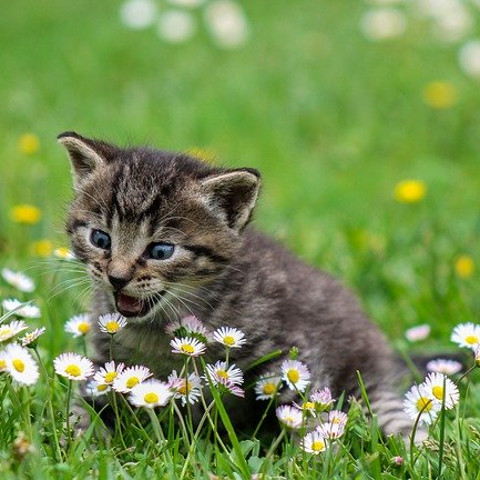
//> input picture day_1/cpp/color_spaces/data/kitty.jpg, 480 x 480 px
$ ./edge_detection ../../../../day_1/cpp/color_spaces/data/kitty.jpg   (built with g++ and OpenCV 4)
//> lines starting //> are read from the running program, lines starting //| are printed output that depends on the picture
/**
 * @file edge_detection.cpp
 * @brief Illustrates Edge Detection using the Canny Edge Detector in OpenCV
 * @author opencv_daily
 * Contact: opencvdaily@gmail.com
 */

// C++ Includes
#include <cstdio>
#include <iostream>
#include <string>

// OpenCV Includes
#include <opencv2/core/core.hpp>
#include "opencv2/highgui/highgui.hpp"
#include "opencv2/imgproc/imgproc.hpp"


using namespace cv;

int low_threshold_value = 0;
const int max_low_threshold_val = 200;  // Max position of slider
const int ratio = 3;
const int kernel_size = 3;

cv::Mat img, img_gray, edges_img, output_img;

cv::String window_name = "Image Edges";


static void TrackbarCannyThresholdCallback(int, void*)
{
  blur(img_gray, edges_img, Size(3,3));
  Canny(edges_img, edges_img, low_threshold_value, low_threshold_value*ratio, kernel_size);
  output_img = Scalar::all(0);
  img.copyTo(output_img, edges_img);
  imshow("Raw Edges", edges_img);
  imshow(window_name, output_img);
}


int main(int argc, char** argv)
{
  if (argc == 1)
  {
    std::cout << "\033[91mEnter File Path for Image and Run Again.\033[m" << std::endl;
  }
  else
  {
    std::string file_name = argv[1];

    img = cv::imread(file_name, 1);
//> img is the input picture: 480 rows x 480 cols, CV_8UC3; mean B, G, R 79.7, 141.6, 115.7

    if (img.empty())
    {
      std::cout << "\033[91mCannot read the image: " << file_name << "\033[m" << std::endl;
      return -1;
    }

    imshow("Input Image", img);
    waitKey(10);

    output_img.create(img.size(), img.type());

    // Convert the image from BGR to Grayscale
    cvtColor(img, img_gray, cv::COLOR_BGR2GRAY);
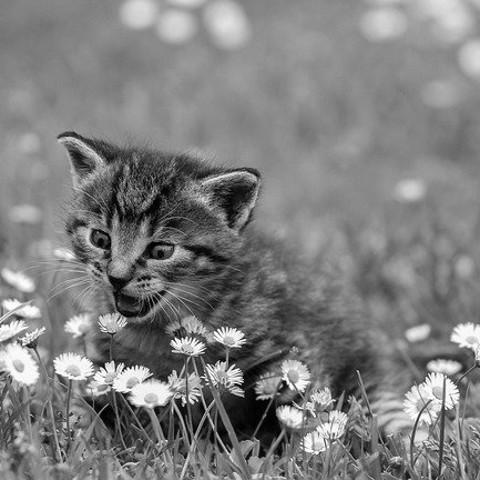
//> img_gray: 480 rows x 480 cols, CV_8UC1; min 0, max 255, mean 126.8

    // Must call namedWindow for Trackbar to appear
    cv::namedWindow(window_name, cv::WINDOW_AUTOSIZE); // Create a window to display results

    // Create a Trackbar to choose Threshold value
    cv::String trackbar_name = "Threshold Value";
    cv::createTrackbar(trackbar_name,
                       window_name, &low_threshold_value,
                       max_low_threshold_val, TrackbarCannyThresholdCallback);

    // Call the function to initialize
    TrackbarCannyThresholdCallback(0, 0);
//> in TrackbarCannyThresholdCallback, `Canny(edges_img, edges_img, low_threshold_value, low_threshold_value*r..`:
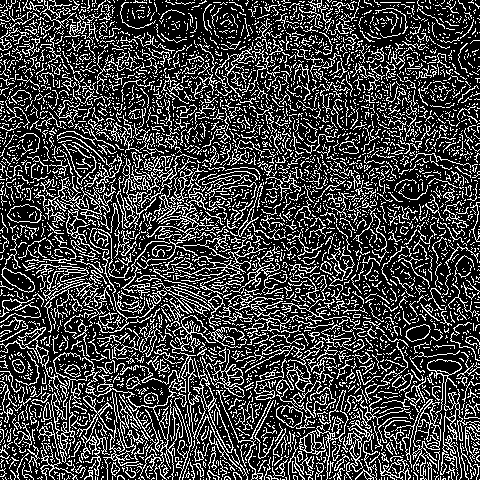
//> edges_img: 480 rows x 480 cols, CV_8UC1; 25.6% white in thin lines or dots
//> in TrackbarCannyThresholdCallback, `img.copyTo(output_img, edges_img);`:
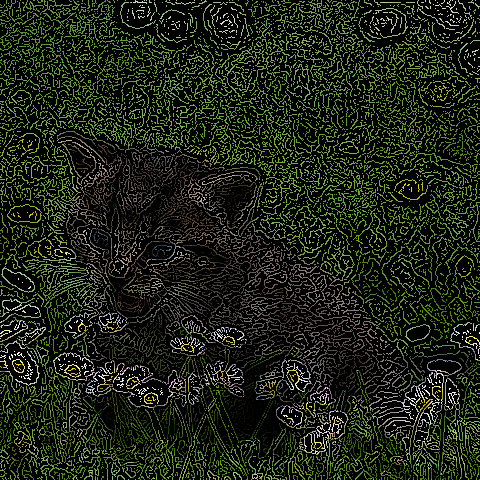
//> output_img: 480 rows x 480 cols, CV_8UC3; mean B, G, R 20, 35.4, 29.1
    cv::waitKey(0);

  }
  return 0;
}
